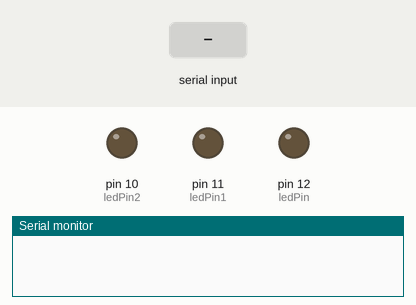
Recording of a sketch running on a simulated Arduino Uno, built with avr-gcc and run on an emulated ATmega328P. On the bench: output pins drawn as LEDs (lit = HIGH), the last lines printed to the serial monitor. The inputs (shaded band) are chosen by the test bench.

Above: at 1.2 s.
1.3 s: "1" received over Serial
At 2.2 s:
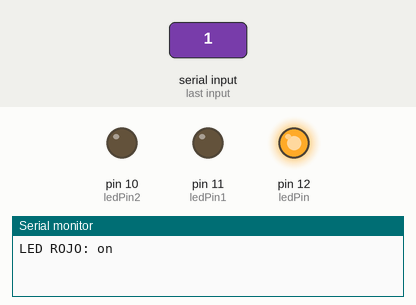
2.8 s: "3" received over Serial
At 3.3 s:
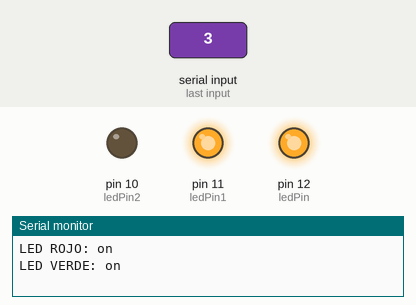
4.3 s: "0" received over Serial
At 5.5 s:
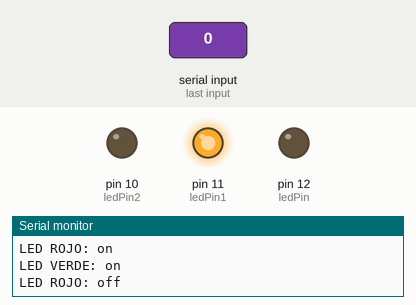
5.8 s: "5" received over Serial
At 6.8 s:
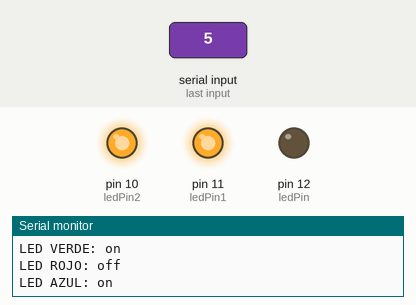
7.3 s: "2" received over Serial
At 7.9 s:
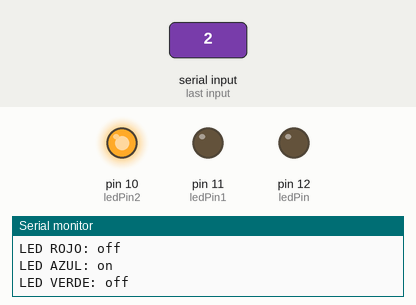
8.8 s: "1" received over Serial
At 9.1 s:
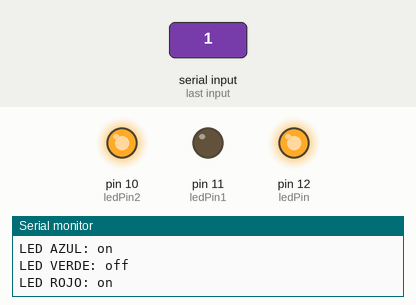
Timing chart, 0 to 11.3 s (numbered marks = the images above; inputs shaded):
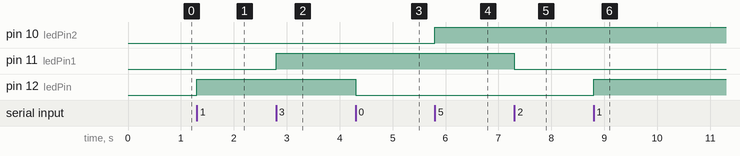

Measured:
- after the input at 1.3 s, pin 12 (ledPin): LOW → HIGH at once
- after the input at 2.8 s, pin 11 (ledPin1): LOW → HIGH at once
- after the input at 4.3 s, pin 12 (ledPin): HIGH → LOW at once
- after the input at 5.8 s, pin 10 (ledPin2): LOW → HIGH at once
- after the input at 7.3 s, pin 11 (ledPin1): HIGH → LOW at once
- after the input at 8.8 s, pin 12 (ledPin): LOW → HIGH at once

The sketch:

bluetooth.ino
```cpp
int ledPin=12;
int ledPin1=11;
int ledPin2=10;
int state=0;
void setup() {
pinMode(ledPin, OUTPUT);
pinMode(ledPin1, OUTPUT);
pinMode(ledPin2, OUTPUT);
Serial.begin(9600);
}

void loop() {
 state=Serial.read();

if(state=='0'){
  digitalWrite(ledPin, LOW);
  Serial.println("LED ROJO: off");
}
else if(state=='1'){
digitalWrite(ledPin, HIGH);
Serial.println("LED ROJO: on");
}
else if(state=='2'){
  digitalWrite(ledPin1, LOW);
  Serial.println("LED VERDE: off");
}
else if(state=='3'){
digitalWrite(ledPin1, HIGH);
Serial.println("LED VERDE: on");
}
else if(state=='4'){
  digitalWrite(ledPin2, LOW);
  Serial.println("LED AZUL: off");
}
else if(state=='5'){
digitalWrite(ledPin2, HIGH);
Serial.println("LED AZUL: on");
}

}
```
